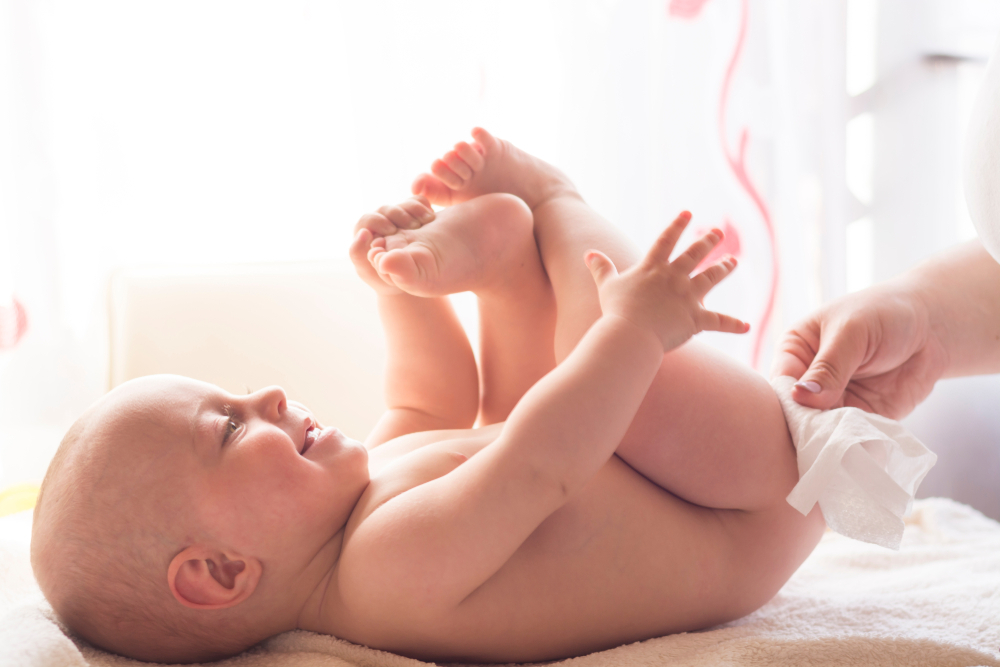
#> input picture Task 4/img.jpg, 1000 x 667 px
$ jupyter execute 'Pencil Sketch.ipynb'
#> lines starting #> are read from the running program, lines starting #| are printed output that depends on the picture
[cell 1]
import cv2

[cell 2]
image = cv2.imread("img.jpg")
#> image is the input picture: shape (667, 1000, 3); mean B, G, R 186.4, 193.4, 222
cv2.imshow("Img", image)
cv2.waitKey(0)

[cell 3]
gray_image = cv2.cvtColor(image, cv2.COLOR_BGR2GRAY)
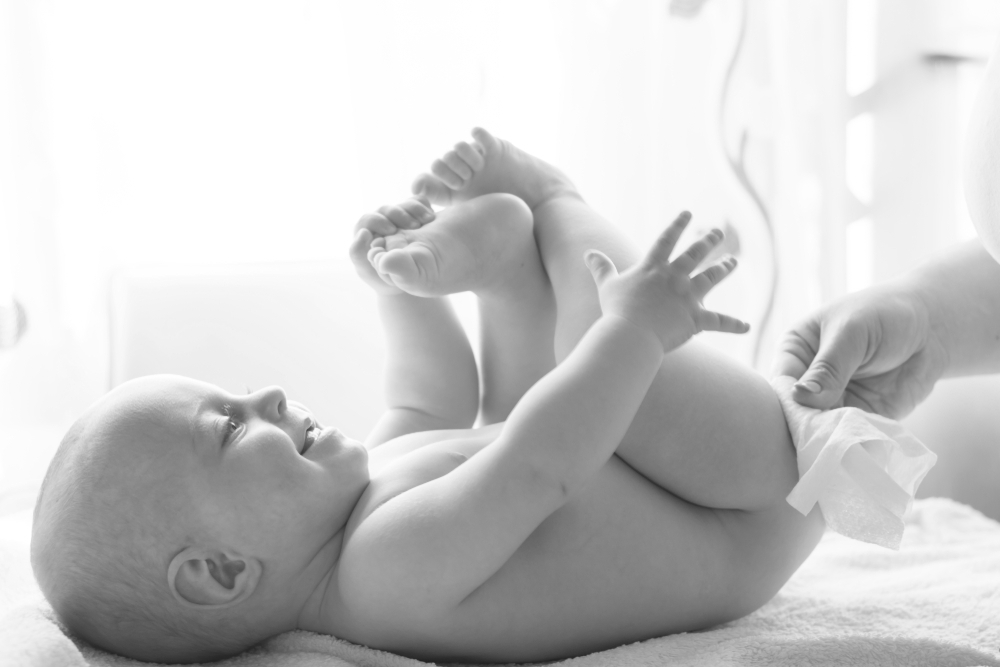
#> gray_image: shape (667, 1000); min 32, max 255, mean 201.1
cv2.imshow("New Img", gray_image)
cv2.waitKey(0)

[cell 4]
inverted_image = 255 - gray_image
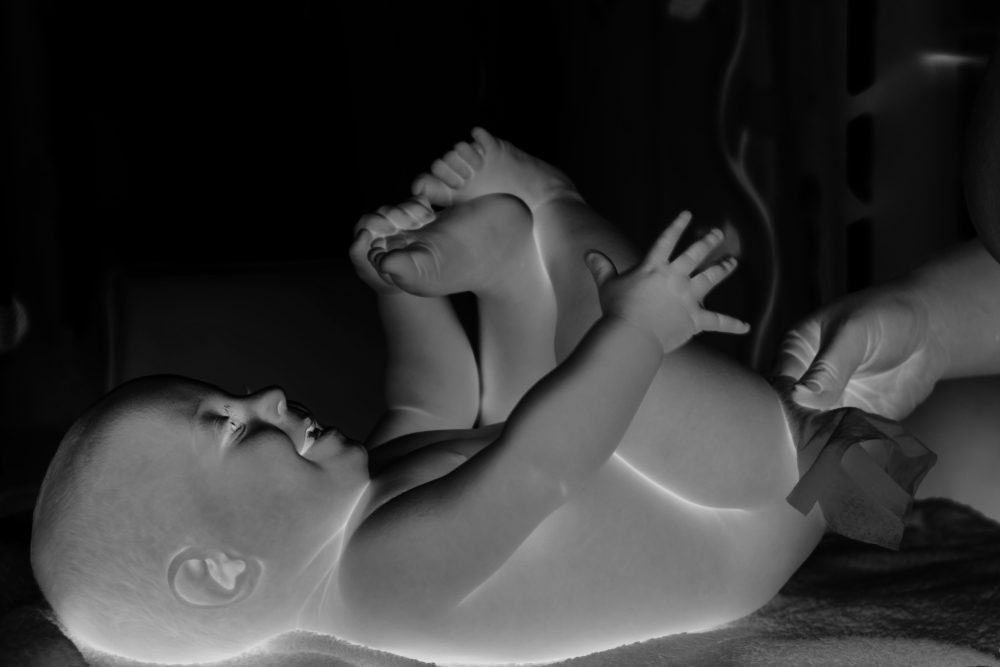
#> inverted_image: shape (667, 1000); min 0, max 223, mean 53.9
cv2.imshow("Inverted", inverted_image)
cv2.waitKey()

[cell 5]
blurred = cv2.GaussianBlur(inverted_image, (21, 21), 0)

[cell 6]
inverted_blurred = 255 - blurred
pencil_sketch = cv2.divide(gray_image, inverted_blurred, scale=256.0)
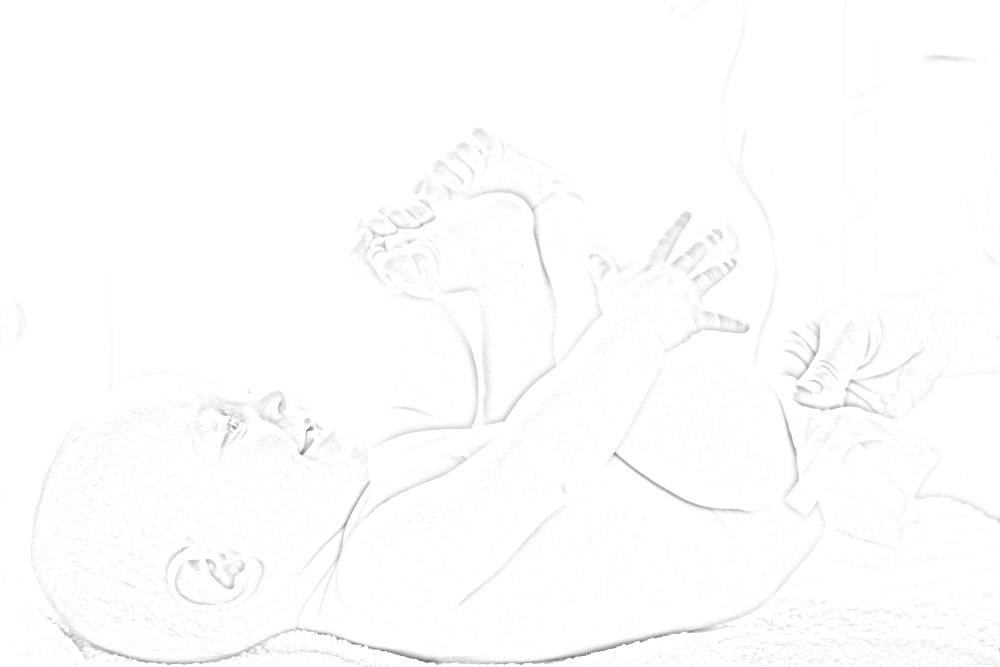
#> pencil_sketch: shape (667, 1000); min 105, max 255, mean 253.4
cv2.imshow("Sketch", pencil_sketch)
cv2.waitKey(0)
